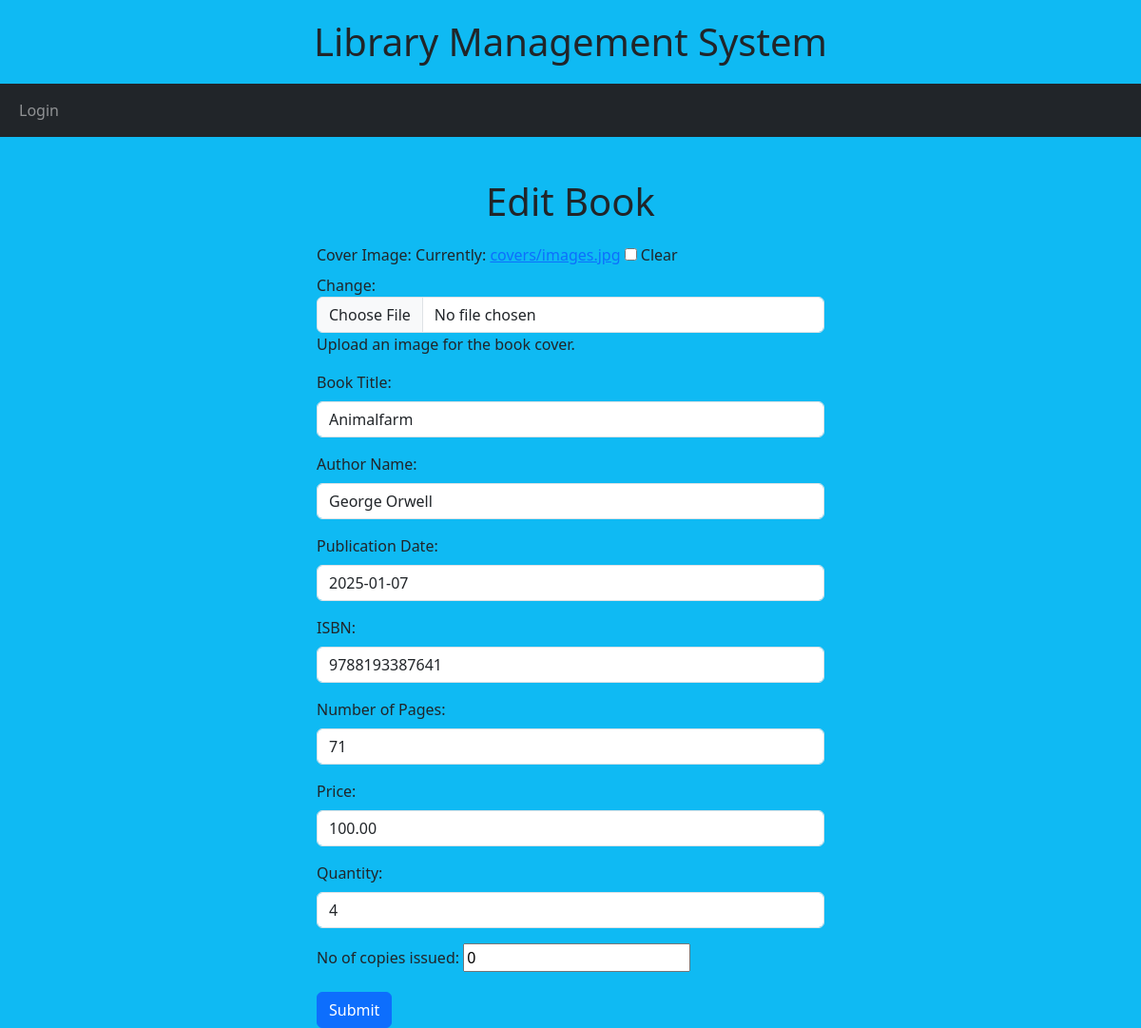
Screenshot of /edit_book/2/ with the database file from the repository.
### library/models.py (models this page shows, shortened)
class Book(models.Model):
    cover = models.ImageField(upload_to='covers/', null=True, blank=True, default='covers/default_cover.jpg')
    title = models.CharField(max_length=200, null=False, blank=False)
    author = models.CharField(max_length=150, null=False, blank=False)
    publication_date = models.DateField(null=True, blank=True)
    isbn = models.CharField(max_length=13, unique=True, null=True, blank=True)
    pages = models.PositiveIntegerField(null=True, blank=True)
    price = models.DecimalField(max_digits=8, decimal_places=2, null=True, blank=True)
    quantity = models.PositiveIntegerField(default=0)
    No_of_copies_issued = models.IntegerField(default=0)
    class Meta:
        ordering = ['title']
        db_table = 'books'
        verbose_name = 'Book'
        verbose_name_plural = 'Books'

### library/views.py (the view)
# urls.py: path('edit_book/<int:pk>/', views.edit_book, name='edit_book'),
def edit_book(request, pk):
    book = Book.objects.get(pk=pk)
    form = BookForm(instance=book)  # Initialize with the book instance
    if request.method == 'POST':
        form = BookForm(request.POST, request.FILES, instance=book)
        if form.is_valid():
            form.save()  # Add parentheses to call the method
            return redirect('aboutbook', pk=pk)  # Redirect with the correct view name
    return render(request, 'edit_book.html', {'form': form, 'book': book})  # Correct template name

### library/templates/edit_book.html (shortened to what this page needs)
{% extends 'base.html'%}
{% block content %}
    <h1 class="text-center">Edit Book</h1>
    <div class="container" style="width: 50% ">
        <form method="post" action="{% url 'edit_book' book.id %}" enctype="multipart/form-data">
            {{form.as_p}}
            <button type="submit" class="btn btn-primary">Submit</button>
        </form>
    </div>
{% endblock %}

### library/templates/base.html (style rules this page uses)
h1 { text-align: center; margin: 20px 0; }
body { background-color: #0fbaf3; }

### rows the page displays
Book: title "Animalfarm", author "George Orwell", publication_date "2025-01-07", isbn "9788193387641", pages "71", price "100.00", quantity "4", No_of_copies_issued "0"
